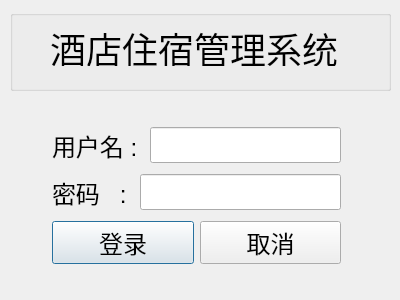
<?xml version="1.0" encoding="UTF-8"?>
<ui version="4.0">
 <class>loginDialog</class>
 <widget class="QDialog" name="loginDialog">
  <property name="geometry">
   <rect>
    <x>0</x>
    <y>0</y>
    <width>400</width>
    <height>300</height>
   </rect>
  </property>
  <property name="windowTitle">
   <string>loginDialog</string>
  </property>
  <widget class="QGroupBox" name="groupBox">
   <property name="geometry">
    <rect>
     <x>10</x>
     <y>10</y>
     <width>381</width>
     <height>81</height>
    </rect>
   </property>
   <property name="title">
    <string/>
   </property>
   <widget class="QLabel" name="label">
    <property name="geometry">
     <rect>
      <x>40</x>
      <y>20</y>
      <width>288</width>
      <height>36</height>
     </rect>
    </property>
    <property name="font">
     <font>
      <pointsize>27</pointsize>
     </font>
    </property>
    <property name="text">
     <string>酒店住宿管理系统</string>
    </property>
   </widget>
  </widget>
  <widget class="QWidget" name="">
   <property name="geometry">
    <rect>
     <x>41</x>
     <y>111</y>
     <width>311</width>
     <height>171</height>
    </rect>
   </property>
   <layout class="QVBoxLayout" name="verticalLayout">
    <item>
     <layout class="QHBoxLayout" name="horizontalLayout">
      <item>
       <widget class="QLabel" name="label_2">
        <property name="font">
         <font>
          <pointsize>18</pointsize>
         </font>
        </property>
        <property name="text">
         <string>用户名 : </string>
        </property>
       </widget>
      </item>
      <item>
       <widget class="QLineEdit" name="lineEdit">
        <property name="font">
         <font>
          <pointsize>18</pointsize>
         </font>
        </property>
       </widget>
      </item>
     </layout>
    </item>
    <item>
     <layout class="QHBoxLayout" name="horizontalLayout_2">
      <item>
       <widget class="QLabel" name="label_3">
        <property name="font">
         <font>
          <pointsize>18</pointsize>
         </font>
        </property>
        <property name="text">
         <string>密码   : </string>
        </property>
       </widget>
      </item>
      <item>
       <widget class="QLineEdit" name="lineEdit_2">
        <property name="font">
         <font>
          <pointsize>18</pointsize>
         </font>
        </property>
       </widget>
      </item>
     </layout>
    </item>
    <item>
     <layout class="QHBoxLayout" name="horizontalLayout_3">
      <item>
       <widget class="QPushButton" name="pushButton">
        <property name="font">
         <font>
          <pointsize>18</pointsize>
         </font>
        </property>
        <property name="text">
         <string>登录</string>
        </property>
       </widget>
      </item>
      <item>
       <widget class="QPushButton" name="pushButton_2">
        <property name="font">
         <font>
          <pointsize>18</pointsize>
         </font>
        </property>
        <property name="text">
         <string>取消</string>
        </property>
       </widget>
      </item>
     </layout>
    </item>
   </layout>
  </widget>
 </widget>
 <layoutdefault spacing="6" margin="11"/>
 <resources/>
 <connections/>
</ui>
